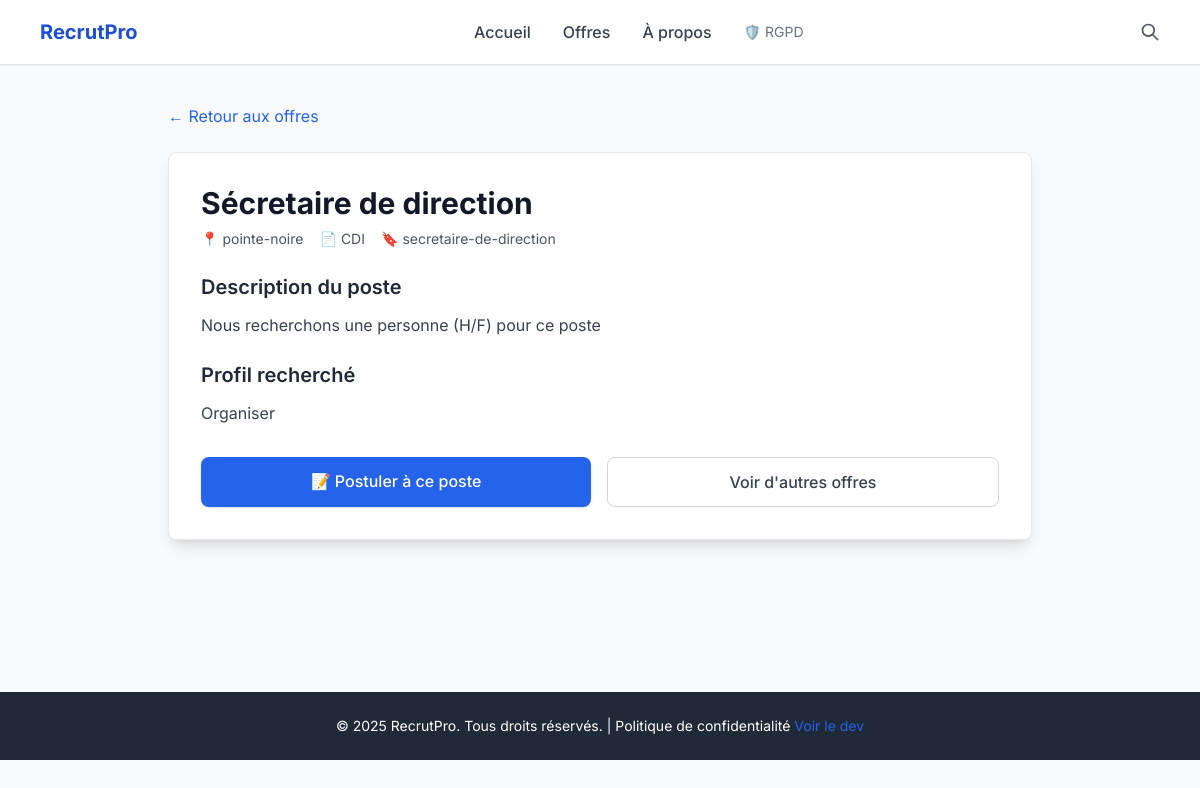
The page /postes/2/ on the database its author committed.
### recrute/models.py (models this page shows, shortened)
class Travail(models.Model):
    TYPES_CONTRAT = [
        ('CDI', 'CDI'),
        ('CDD', 'CDD'),
        ('STAGE', 'Stage'),
        ('FREELANCE', 'Freelance'),
    ]
    titre = models.CharField("Titre du poste", max_length=200)
    localisation = models.CharField("Localisation", max_length=100)
    type_contrat = models.CharField("Type de contrat", max_length=20, choices=TYPES_CONTRAT)
    categorie = models.CharField("Catégorie", max_length=100, blank=True, help_text="Ex : Informatique, Marketing, etc.")
    description = models.TextField("Description du poste")
    profil_recherche = models.TextField("Profil recherché")
    publie = models.BooleanField("Publié", default=True)
    date_creation = models.DateTimeField("Date de création", auto_now_add=True)
    date_modification = models.DateTimeField("Date de modification", auto_now=True)
    class Meta:
        verbose_name = "Offre d'emploi"
        verbose_name_plural = "Offres d'emploi"
        ordering = ['-date_creation']

### recrute/views.py (the view)
# urls.py: path('postes/<int:pk>/', views.job_detail, name='job_detail'),
def job_detail(request, pk):
    poste = get_object_or_404(Travail, pk=pk, publie=True)
    return render(request, 'recruitment/job_detail.html', {'poste': poste})

### recrute/templates/recruitment/job_detail.html
{% extends '../base.html' %}
{% load static %}
{% block content %}
<section class="max-w-4xl mx-auto px-4 py-10">
  <a href="{% url 'job_list' %}" class="inline-block mb-6 text-blue-600 hover:underline">&larr; Retour aux offres</a>
  <article class="bg-white shadow-lg rounded-lg overflow-hidden border border-gray-200">
    <div class="p-8">
      <h1 class="text-3xl font-bold text-gray-900 mb-2">{{ poste.titre }}</h1>
      <div class="flex flex-wrap gap-4 text-sm text-gray-600 mb-6">
        <span class="flex items-center">
          📍 <span class="ml-1">{{ poste.localisation }}</span>
        </span>
        <span class="flex items-center">
          📄 <span class="ml-1">{{ poste.get_type_contrat_display }}</span>
        </span>
        {% if poste.categorie %}
          <span class="flex items-center">
            🔖 <span class="ml-1">{{ poste.categorie }}</span>
          </span>
        {% endif %}
      </div>
      <div class="prose max-w-none mb-8 text-gray-700">
        <h2 class="text-xl font-semibold text-gray-800 mb-3">Description du poste</h2>
        <p>{{ poste.description|linebreaks }}</p>
        <h2 class="text-xl font-semibold text-gray-800 mt-6 mb-3">Profil recherché</h2>
        <p>{{ poste.profil_recherche|linebreaks }}</p>
      </div>
      <div class="flex flex-col sm:flex-row gap-4">
        <a href="{% url 'apply_job' poste.pk %}"
           class="flex-1 bg-blue-600 hover:bg-blue-700 text-white text-center py-3 rounded-lg font-medium transition shadow">
          📝 Postuler à ce poste
        </a>
        <a href="{% url 'job_list' %}"
           class="flex-1 text-center py-3 border border-gray-300 text-gray-700 rounded-lg hover:bg-gray-50 font-medium transition">
          Voir d'autres offres
        </a>
      </div>
    </div>
  </article>
</section>
{% endblock %}

### recrute/templates/base.html (style rules this page uses)
body { font-family: 'Inter', sans-serif; }

### rows shown on the page
Travail: titre "Sécretaire de direction", localisation "pointe-noire", type_contrat "CDI", categorie "secretaire-de-direction", description "Nous recherchons une personne (H/F) pour ce poste", profil_recherche "Organiser"
